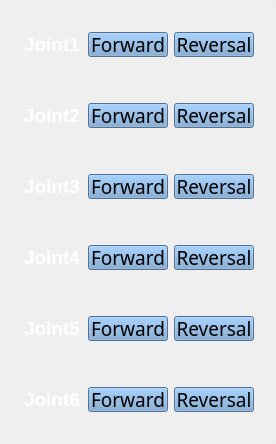
       <widget class="QGroupBox" name="groupBox_9">
        <property name="geometry">
         <rect>
          <x>12</x>
          <y>278</y>
          <width>274</width>
          <height>444</height>
         </rect>
        </property>
        <property name="minimumSize">
         <size>
          <width>0</width>
          <height>0</height>
         </size>
        </property>
        <property name="maximumSize">
         <size>
          <width>330</width>
          <height>444</height>
         </size>
        </property>
        <property name="font">
         <font>
          <family>Adobe 黑体 Std R</family>
          <pointsize>18</pointsize>
         </font>
        </property>
        <property name="styleSheet">
         <string notr="true">   QGroupBox {
 	color: rgb(238, 238, 236);
	border-color: rgb(238, 238, 236);
            border-width: 1px;
            border-style: solid;
            margin-top: 2ex;
        }
        QGroupBox::title {
            subcontrol-origin: margin;
            subcontrol-position: top left;
            left: 20px;
            margin-left: 2px;
            padding: 0  0px;
        }</string>
        </property>
        <property name="title">
         <string>2.3 Test</string>
        </property>
        <layout class="QGridLayout" name="gridLayout_6">
         <item row="0" column="0">
          <widget class="QGroupBox" name="groupBox_36">
           <property name="font">
            <font>
             <family>Adobe 黑体 Std R</family>
             <pointsize>14</pointsize>
            </font>
           </property>
           <property name="title">
            <string/>
           </property>
           <layout class="QGridLayout" name="gridLayout_96">
            <item row="0" column="0">
             <layout class="QHBoxLayout" name="horizontalLayout_22">
              <item>
               <widget class="QLabel" name="label_68">
                <property name="minimumSize">
                 <size>
                  <width>60</width>
                  <height>25</height>
                 </size>
                </property>
                <property name="maximumSize">
                 <size>
                  <width>60</width>
                  <height>25</height>
                 </size>
                </property>
                <property name="styleSheet">
                 <string notr="true">
font: 12pt &quot;Adobe 黑体 Std R&quot;;</string>
                </property>
                <property name="text">
                 <string>&lt;html&gt;&lt;head/&gt;&lt;body&gt;&lt;p align=&quot;center&quot;&gt;&lt;span style=&quot; font-size:14pt; font-weight:600; color:#ffffff;&quot;&gt;Joint1&lt;/span&gt;&lt;/p&gt;&lt;/body&gt;&lt;/html&gt;</string>
                </property>
                <property name="alignment">
                 <set>Qt::AlignLeading|Qt::AlignLeft|Qt::AlignVCenter</set>
                </property>
                <property name="wordWrap">
                 <bool>false</bool>
                </property>
                <property name="margin">
                 <number>0</number>
                </property>
                <property name="indent">
                 <number>-2</number>
                </property>
                <property name="openExternalLinks">
                 <bool>false</bool>
                </property>
               </widget>
              </item>
              <item>
               <widget class="QPushButton" name="pushButton_analysis_1_15">
                <property name="sizePolicy">
                 <sizepolicy hsizetype="Minimum" vsizetype="Fixed">
                  <horstretch>130</horstretch>
                  <verstretch>35</verstretch>
                 </sizepolicy>
                </property>
                <property name="minimumSize">
                 <size>
                  <width>80</width>
                  <height>25</height>
                 </size>
                </property>
                <property name="maximumSize">
                 <size>
                  <width>80</width>
                  <height>25</height>
                 </size>
                </property>
                <property name="font">
                 <font>
                  <family>Adobe 黑体 Std R</family>
                  <pointsize>14</pointsize>
                  <weight>50</weight>
                  <italic>false</italic>
                  <bold>false</bold>
                 </font>
                </property>
                <property name="focusPolicy">
                 <enum>Qt::NoFocus</enum>
                </property>
                <property name="styleSheet">
                 <string notr="true">background-color: rgb(114, 159, 207);</string>
                </property>
                <property name="text">
                 <string>Forward</string>
                </property>
               </widget>
              </item>
              <item>
               <widget class="QPushButton" name="pushButton_analysis_1_17">
                <property name="sizePolicy">
                 <sizepolicy hsizetype="Minimum" vsizetype="Fixed">
                  <horstretch>130</horstretch>
                  <verstretch>35</verstretch>
                 </sizepolicy>
                </property>
                <property name="minimumSize">
                 <size>
                  <width>80</width>
                  <height>25</height>
                 </size>
                </property>
                <property name="maximumSize">
                 <size>
                  <width>80</width>
                  <height>25</height>
                 </size>
                </property>
                <property name="font">
                 <font>
                  <family>Adobe 黑体 Std R</family>
                  <pointsize>14</pointsize>
                  <weight>50</weight>
                  <italic>false</italic>
                  <bold>false</bold>
                 </font>
                </property>
                <property name="focusPolicy">
                 <enum>Qt::NoFocus</enum>
                </property>
                <property name="styleSheet">
                 <string notr="true">background-color: rgb(114, 159, 207);</string>
                </property>
                <property name="text">
                 <string>Reversal</string>
                </property>
               </widget>
              </item>
             </layout>
            </item>
           </layout>
          </widget>
         </item>
         <item row="1" column="0">
          <widget class="QGroupBox" name="groupBox_37">
           <property name="font">
            <font>
             <family>Adobe 黑体 Std R</family>
             <pointsize>14</pointsize>
            </font>
           </property>
           <property name="title">
            <string/>
           </property>
           <layout class="QGridLayout" name="gridLayout_97">
            <item row="0" column="0">
             <layout class="QHBoxLayout" name="horizontalLayout_24">
              <item>
               <widget class="QLabel" name="label_70">
                <property name="minimumSize">
                 <size>
                  <width>60</width>
                  <height>25</height>
                 </size>
                </property>
                <property name="maximumSize">
                 <size>
                  <width>60</width>
                  <height>25</height>
                 </size>
                </property>
                <property name="styleSheet">
                 <string notr="true">
font: 12pt &quot;Adobe 黑体 Std R&quot;;</string>
                </property>
                <property name="text">
                 <string>&lt;html&gt;&lt;head/&gt;&lt;body&gt;&lt;p align=&quot;center&quot;&gt;&lt;span style=&quot; font-size:14pt; font-weight:600; color:#ffffff;&quot;&gt;Joint2&lt;/span&gt;&lt;/p&gt;&lt;/body&gt;&lt;/html&gt;</string>
                </property>
                <property name="alignment">
                 <set>Qt::AlignLeading|Qt::AlignLeft|Qt::AlignVCenter</set>
                </property>
                <property name="wordWrap">
                 <bool>false</bool>
                </property>
                <property name="margin">
                 <number>0</number>
                </property>
                <property name="indent">
                 <number>-2</number>
                </property>
                <property name="openExternalLinks">
                 <bool>false</bool>
                </property>
               </widget>
              </item>
              <item>
               <widget class="QPushButton" name="pushButton_analysis_1_19">
                <property name="sizePolicy">
                 <sizepolicy hsizetype="Minimum" vsizetype="Fixed">
                  <horstretch>130</horstretch>
                  <verstretch>35</verstretch>
                 </sizepolicy>
                </property>
                <property name="minimumSize">
                 <size>
                  <width>80</width>
                  <height>25</height>
                 </size>
                </property>
                <property name="maximumSize">
                 <size>
                  <width>80</width>
                  <height>25</height>
                 </size>
                </property>
                <property name="font">
                 <font>
                  <family>Adobe 黑体 Std R</family>
                  <pointsize>14</pointsize>
                  <weight>50</weight>
                  <italic>false</italic>
                  <bold>false</bold>
                 </font>
                </property>
                <property name="focusPolicy">
                 <enum>Qt::NoFocus</enum>
                </property>
                <property name="styleSheet">
                 <string notr="true">background-color: rgb(114, 159, 207);</string>
                </property>
                <property name="text">
                 <string>Forward</string>
                </property>
               </widget>
              </item>
              <item>
               <widget class="QPushButton" name="pushButton_analysis_1_24">
                <property name="sizePolicy">
                 <sizepolicy hsizetype="Minimum" vsizetype="Fixed">
                  <horstretch>130</horstretch>
                  <verstretch>35</verstretch>
                 </sizepolicy>
                </property>
                <property name="minimumSize">
                 <size>
                  <width>80</width>
                  <height>25</height>
                 </size>
                </property>
                <property name="maximumSize">
                 <size>
                  <width>80</width>
                  <height>25</height>
                 </size>
                </property>
                <property name="font">
                 <font>
                  <family>Adobe 黑体 Std R</family>
                  <pointsize>14</pointsize>
                  <weight>50</weight>
                  <italic>false</italic>
                  <bold>false</bold>
                 </font>
                </property>
                <property name="focusPolicy">
                 <enum>Qt::NoFocus</enum>
                </property>
                <property name="styleSheet">
                 <string notr="true">background-color: rgb(114, 159, 207);</string>
                </property>
                <property name="text">
                 <string>Reversal</string>
                </property>
               </widget>
              </item>
             </layout>
            </item>
           </layout>
          </widget>
         </item>
         <item row="5" column="0">
          <widget class="QGroupBox" name="groupBox_41">
           <property name="font">
            <font>
             <family>Adobe 黑体 Std R</family>
             <pointsize>14</pointsize>
            </font>
           </property>
           <property name="title">
            <string/>
           </property>
           <layout class="QGridLayout" name="gridLayout_101">
            <item row="0" column="0">
             <layout class="QHBoxLayout" name="horizontalLayout_30">
              <item>
               <widget class="QLabel" name="label_76">
                <property name="minimumSize">
                 <size>
                  <width>60</width>
                  <height>25</height>
                 </size>
                </property>
                <property name="maximumSize">
                 <size>
                  <width>60</width>
                  <height>25</height>
                 </size>
                </property>
                <property name="styleSheet">
                 <string notr="true">
font: 12pt &quot;Adobe 黑体 Std R&quot;;</string>
                </property>
                <property name="text">
                 <string>&lt;html&gt;&lt;head/&gt;&lt;body&gt;&lt;p align=&quot;center&quot;&gt;&lt;span style=&quot; font-size:14pt; font-weight:600; color:#ffffff;&quot;&gt;Joint6&lt;/span&gt;&lt;/p&gt;&lt;/body&gt;&lt;/html&gt;</string>
                </property>
                <property name="alignment">
                 <set>Qt::AlignLeading|Qt::AlignLeft|Qt::AlignVCenter</set>
                </property>
                <property name="wordWrap">
                 <bool>false</bool>
                </property>
                <property name="margin">
                 <number>0</number>
                </property>
                <property name="indent">
                 <number>-2</number>
                </property>
                <property name="openExternalLinks">
                 <bool>false</bool>
                </property>
               </widget>
              </item>
              <item>
               <widget class="QPushButton" name="pushButton_analysis_1_22">
                <property name="sizePolicy">
                 <sizepolicy hsizetype="Minimum" vsizetype="Fixed">
                  <horstretch>130</horstretch>
                  <verstretch>35</verstretch>
                 </sizepolicy>
                </property>
                <property name="minimumSize">
                 <size>
                  <width>80</width>
                  <height>25</height>
                 </size>
                </property>
                <property name="maximumSize">
                 <size>
                  <width>80</width>
                  <height>25</height>
                 </size>
                </property>
                <property name="font">
                 <font>
                  <family>Adobe 黑体 Std R</family>
                  <pointsize>14</pointsize>
                  <weight>50</weight>
                  <italic>false</italic>
                  <bold>false</bold>
                 </font>
                </property>
                <property name="focusPolicy">
                 <enum>Qt::NoFocus</enum>
                </property>
                <property name="styleSheet">
                 <string notr="true">background-color: rgb(114, 159, 207);</string>
                </property>
                <property name="text">
                 <string>Forward</string>
                </property>
               </widget>
              </item>
              <item>
               <widget class="QPushButton" name="pushButton_analysis_1_27">
                <property name="sizePolicy">
                 <sizepolicy hsizetype="Minimum" vsizetype="Fixed">
                  <horstretch>130</horstretch>
                  <verstretch>35</verstretch>
                 </sizepolicy>
                </property>
                <property name="minimumSize">
                 <size>
                  <width>80</width>
                  <height>25</height>
                 </size>
                </property>
                <property name="maximumSize">
                 <size>
                  <width>80</width>
                  <height>25</height>
                 </size>
                </property>
                <property name="font">
                 <font>
                  <family>Adobe 黑体 Std R</family>
                  <pointsize>14</pointsize>
                  <weight>50</weight>
                  <italic>false</italic>
                  <bold>false</bold>
                 </font>
                </property>
                <property name="focusPolicy">
                 <enum>Qt::NoFocus</enum>
                </property>
                <property name="styleSheet">
                 <string notr="true">background-color: rgb(114, 159, 207);</string>
                </property>
                <property name="text">
                 <string>Reversal</string>
                </property>
               </widget>
              </item>
             </layout>
            </item>
           </layout>
          </widget>
         </item>
         <item row="2" column="0">
          <widget class="QGroupBox" name="groupBox_38">
           <property name="font">
            <font>
             <family>Adobe 黑体 Std R</family>
             <pointsize>14</pointsize>
            </font>
           </property>
           <property name="title">
            <string/>
           </property>
           <layout class="QGridLayout" name="gridLayout_98">
            <item row="0" column="1">
             <layout class="QHBoxLayout" name="horizontalLayout_27">
              <item>
               <widget class="QLabel" name="label_73">
                <property name="minimumSize">
                 <size>
                  <width>60</width>
                  <height>25</height>
                 </size>
                </property>
                <property name="maximumSize">
                 <size>
                  <width>60</width>
                  <height>25</height>
                 </size>
                </property>
                <property name="styleSheet">
                 <string notr="true">
font: 12pt &quot;Adobe 黑体 Std R&quot;;</string>
                </property>
                <property name="text">
                 <string>&lt;html&gt;&lt;head/&gt;&lt;body&gt;&lt;p align=&quot;center&quot;&gt;&lt;span style=&quot; font-size:14pt; font-weight:600; color:#ffffff;&quot;&gt;Joint3&lt;/span&gt;&lt;/p&gt;&lt;/body&gt;&lt;/html&gt;</string>
                </property>
                <property name="alignment">
                 <set>Qt::AlignLeading|Qt::AlignLeft|Qt::AlignVCenter</set>
                </property>
                <property name="wordWrap">
                 <bool>false</bool>
                </property>
                <property name="margin">
                 <number>0</number>
                </property>
                <property name="indent">
                 <number>-2</number>
                </property>
                <property name="openExternalLinks">
                 <bool>false</bool>
                </property>
               </widget>
              </item>
              <item>
               <widget class="QPushButton" name="pushButton_analysis_1_23">
                <property name="sizePolicy">
                 <sizepolicy hsizetype="Minimum" vsizetype="Fixed">
                  <horstretch>130</horstretch>
                  <verstretch>35</verstretch>
                 </sizepolicy>
                </property>
                <property name="minimumSize">
                 <size>
                  <width>80</width>
                  <height>25</height>
                 </size>
                </property>
                <property name="maximumSize">
                 <size>
                  <width>80</width>
                  <height>25</height>
                 </size>
                </property>
                <property name="font">
                 <font>
                  <family>Adobe 黑体 Std R</family>
                  <pointsize>14</pointsize>
                  <weight>50</weight>
                  <italic>false</italic>
                  <bold>false</bold>
                 </font>
                </property>
                <property name="focusPolicy">
                 <enum>Qt::NoFocus</enum>
                </property>
                <property name="styleSheet">
                 <string notr="true">background-color: rgb(114, 159, 207);</string>
                </property>
                <property name="text">
                 <string>Forward</string>
                </property>
               </widget>
              </item>
              <item>
               <widget class="QPushButton" name="pushButton_analysis_1_26">
                <property name="sizePolicy">
                 <sizepolicy hsizetype="Minimum" vsizetype="Fixed">
                  <horstretch>130</horstretch>
                  <verstretch>35</verstretch>
                 </sizepolicy>
                </property>
                <property name="minimumSize">
                 <size>
                  <width>80</width>
                  <height>25</height>
                 </size>
                </property>
                <property name="maximumSize">
                 <size>
                  <width>80</width>
                  <height>25</height>
                 </size>
                </property>
                <property name="font">
                 <font>
                  <family>Adobe 黑体 Std R</family>
                  <pointsize>14</pointsize>
                  <weight>50</weight>
                  <italic>false</italic>
                  <bold>false</bold>
                 </font>
                </property>
                <property name="focusPolicy">
                 <enum>Qt::NoFocus</enum>
                </property>
                <property name="styleSheet">
                 <string notr="true">background-color: rgb(114, 159, 207);</string>
                </property>
                <property name="text">
                 <string>Reversal</string>
                </property>
               </widget>
              </item>
             </layout>
            </item>
           </layout>
          </widget>
         </item>
         <item row="3" column="0">
          <widget class="QGroupBox" name="groupBox_39">
           <property name="font">
            <font>
             <family>Adobe 黑体 Std R</family>
             <pointsize>14</pointsize>
            </font>
           </property>
           <property name="title">
            <string/>
           </property>
           <layout class="QGridLayout" name="gridLayout_99">
            <item row="0" column="0">
             <layout class="QHBoxLayout" name="horizontalLayout_28">
              <item>
               <widget class="QLabel" name="label_74">
                <property name="minimumSize">
                 <size>
                  <width>60</width>
                  <height>25</height>
                 </size>
                </property>
                <property name="maximumSize">
                 <size>
                  <width>60</width>
                  <height>25</height>
                 </size>
                </property>
                <property name="styleSheet">
                 <string notr="true">
font: 12pt &quot;Adobe 黑体 Std R&quot;;</string>
                </property>
                <property name="text">
                 <string>&lt;html&gt;&lt;head/&gt;&lt;body&gt;&lt;p align=&quot;center&quot;&gt;&lt;span style=&quot; font-size:14pt; font-weight:600; color:#ffffff;&quot;&gt;Joint4&lt;/span&gt;&lt;/p&gt;&lt;/body&gt;&lt;/html&gt;</string>
                </property>
                <property name="alignment">
                 <set>Qt::AlignLeading|Qt::AlignLeft|Qt::AlignVCenter</set>
                </property>
                <property name="wordWrap">
                 <bool>false</bool>
                </property>
                <property name="margin">
                 <number>0</number>
                </property>
                <property name="indent">
                 <number>-2</number>
                </property>
                <property name="openExternalLinks">
                 <bool>false</bool>
                </property>
               </widget>
              </item>
              <item>
               <widget class="QPushButton" name="pushButton_analysis_1_20">
                <property name="sizePolicy">
                 <sizepolicy hsizetype="Minimum" vsizetype="Fixed">
                  <horstretch>130</horstretch>
                  <verstretch>35</verstretch>
                 </sizepolicy>
                </property>
                <property name="minimumSize">
                 <size>
                  <width>80</width>
                  <height>25</height>
                 </size>
                </property>
                <property name="maximumSize">
                 <size>
                  <width>80</width>
                  <height>25</height>
                 </size>
                </property>
                <property name="font">
                 <font>
                  <family>Adobe 黑体 Std R</family>
                  <pointsize>14</pointsize>
                  <weight>50</weight>
                  <italic>false</italic>
                  <bold>false</bold>
                 </font>
                </property>
                <property name="focusPolicy">
                 <enum>Qt::NoFocus</enum>
                </property>
                <property name="styleSheet">
                 <string notr="true">background-color: rgb(114, 159, 207);</string>
                </property>
                <property name="text">
                 <string>Forward</string>
                </property>
               </widget>
              </item>
              <item>
               <widget class="QPushButton" name="pushButton_analysis_1_51">
                <property name="sizePolicy">
                 <sizepolicy hsizetype="Minimum" vsizetype="Fixed">
                  <horstretch>130</horstretch>
                  <verstretch>35</verstretch>
                 </sizepolicy>
                </property>
                <property name="minimumSize">
                 <size>
                  <width>80</width>
                  <height>25</height>
                 </size>
                </property>
                <property name="maximumSize">
                 <size>
                  <width>80</width>
                  <height>25</height>
                 </size>
                </property>
                <property name="font">
                 <font>
                  <family>Adobe 黑体 Std R</family>
                  <pointsize>14</pointsize>
                  <weight>50</weight>
                  <italic>false</italic>
                  <bold>false</bold>
                 </font>
                </property>
                <property name="focusPolicy">
                 <enum>Qt::NoFocus</enum>
                </property>
                <property name="styleSheet">
                 <string notr="true">background-color: rgb(114, 159, 207);</string>
                </property>
                <property name="text">
                 <string>Reversal</string>
                </property>
               </widget>
              </item>
             </layout>
            </item>
           </layout>
          </widget>
         </item>
         <item row="4" column="0">
          <widget class="QGroupBox" name="groupBox_40">
           <property name="font">
            <font>
             <family>Adobe 黑体 Std R</family>
             <pointsize>14</pointsize>
            </font>
           </property>
           <property name="title">
            <string/>
           </property>
           <layout class="QGridLayout" name="gridLayout_100">
            <item row="0" column="0">
             <layout class="QHBoxLayout" name="horizontalLayout_29">
              <item>
               <widget class="QLabel" name="label_75">
                <property name="minimumSize">
                 <size>
                  <width>60</width>
                  <height>25</height>
                 </size>
                </property>
                <property name="maximumSize">
                 <size>
                  <width>60</width>
                  <height>25</height>
                 </size>
                </property>
                <property name="styleSheet">
                 <string notr="true">
font: 12pt &quot;Adobe 黑体 Std R&quot;;</string>
                </property>
                <property name="text">
                 <string>&lt;html&gt;&lt;head/&gt;&lt;body&gt;&lt;p align=&quot;center&quot;&gt;&lt;span style=&quot; font-size:14pt; font-weight:600; color:#ffffff;&quot;&gt;Joint5&lt;/span&gt;&lt;/p&gt;&lt;/body&gt;&lt;/html&gt;</string>
                </property>
                <property name="alignment">
                 <set>Qt::AlignLeading|Qt::AlignLeft|Qt::AlignVCenter</set>
                </property>
                <property name="wordWrap">
                 <bool>false</bool>
                </property>
                <property name="margin">
                 <number>0</number>
                </property>
                <property name="indent">
                 <number>-2</number>
                </property>
                <property name="openExternalLinks">
                 <bool>false</bool>
                </property>
               </widget>
              </item>
              <item>
               <widget class="QPushButton" name="pushButton_analysis_1_21">
                <property name="sizePolicy">
                 <sizepolicy hsizetype="Minimum" vsizetype="Fixed">
                  <horstretch>130</horstretch>
                  <verstretch>35</verstretch>
                 </sizepolicy>
                </property>
                <property name="minimumSize">
                 <size>
                  <width>80</width>
                  <height>25</height>
                 </size>
                </property>
                <property name="maximumSize">
                 <size>
                  <width>80</width>
                  <height>25</height>
                 </size>
                </property>
                <property name="font">
                 <font>
                  <family>Adobe 黑体 Std R</family>
                  <pointsize>14</pointsize>
                  <weight>50</weight>
                  <italic>false</italic>
                  <bold>false</bold>
                 </font>
                </property>
                <property name="focusPolicy">
                 <enum>Qt::NoFocus</enum>
                </property>
                <property name="styleSheet">
                 <string notr="true">background-color: rgb(114, 159, 207);</string>
                </property>
                <property name="text">
                 <string>Forward</string>
                </property>
               </widget>
              </item>
              <item>
               <widget class="QPushButton" name="pushButton_analysis_1_50">
                <property name="sizePolicy">
                 <sizepolicy hsizetype="Minimum" vsizetype="Fixed">
                  <horstretch>130</horstretch>
                  <verstretch>35</verstretch>
                 </sizepolicy>
                </property>
                <property name="minimumSize">
                 <size>
                  <width>80</width>
                  <height>25</height>
                 </size>
                </property>
                <property name="maximumSize">
                 <size>
                  <width>80</width>
                  <height>25</height>
                 </size>
                </property>
                <property name="font">
                 <font>
                  <family>Adobe 黑体 Std R</family>
                  <pointsize>14</pointsize>
                  <weight>50</weight>
                  <italic>false</italic>
                  <bold>false</bold>
                 </font>
                </property>
                <property name="focusPolicy">
                 <enum>Qt::NoFocus</enum>
                </property>
                <property name="styleSheet">
                 <string notr="true">background-color: rgb(114, 159, 207);</string>
                </property>
                <property name="text">
                 <string>Reversal</string>
                </property>
               </widget>
              </item>
             </layout>
            </item>
           </layout>
          </widget>
         </item>
        </layout>
       </widget>
